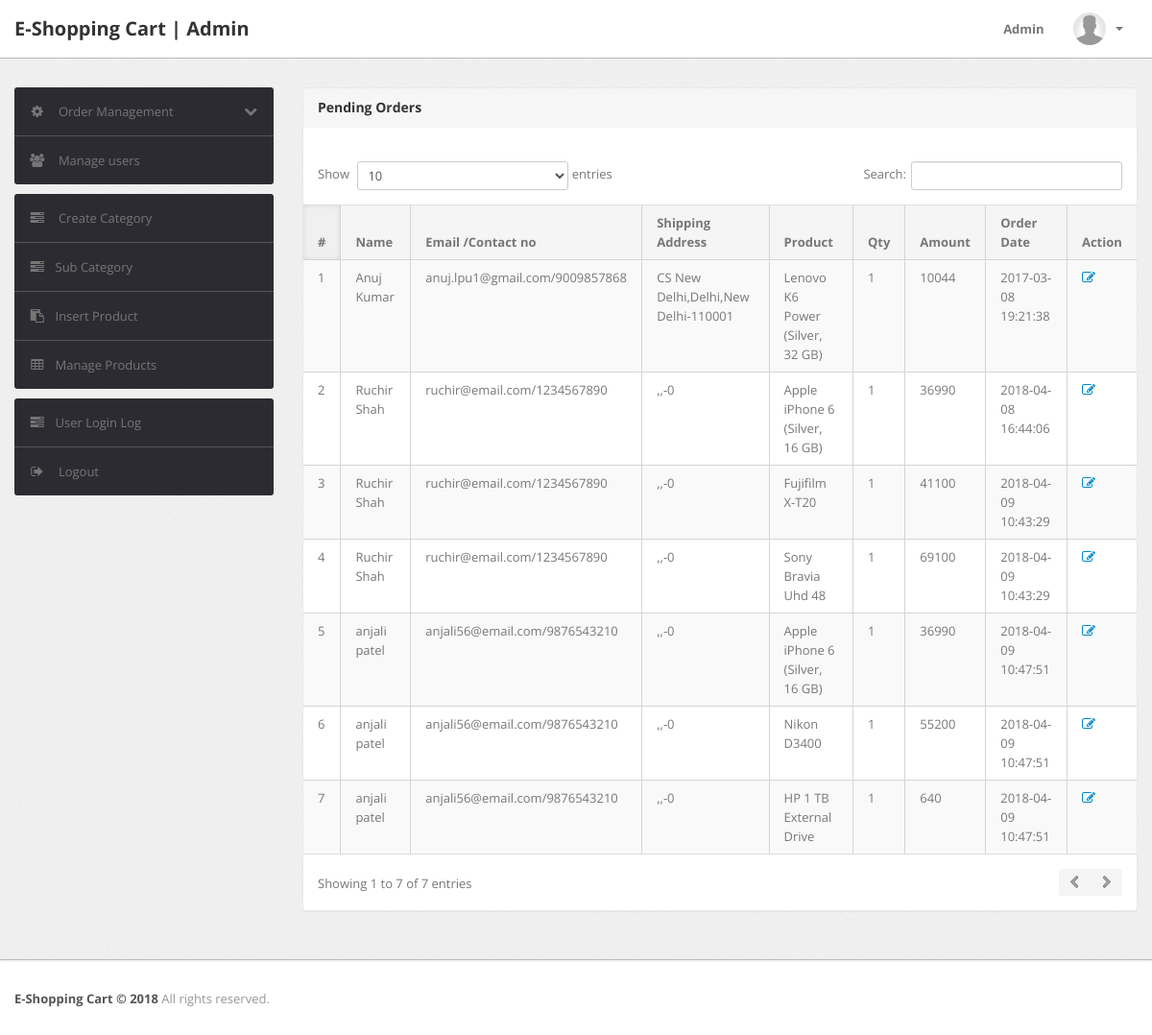
/admin/pending-orders.php (signed in), run on the app's committed database.
### tables this page shows
CREATE TABLE IF NOT EXISTS `orders` (
  `id` int(11) NOT NULL AUTO_INCREMENT,
  `userId` int(11) NOT NULL,
  `productId` varchar(255) NOT NULL,
  `quantity` int(11) NOT NULL,
  `orderDate` timestamp NOT NULL DEFAULT CURRENT_TIMESTAMP,
  `paymentMethod` varchar(50) DEFAULT NULL,
  `orderStatus` varchar(55) DEFAULT NULL,
  PRIMARY KEY (`id`)
);

CREATE TABLE IF NOT EXISTS `users` (
  `id` int(11) NOT NULL AUTO_INCREMENT,
  `name` varchar(255) NOT NULL,
  `email` varchar(255) NOT NULL,
  `contactno` bigint(11) NOT NULL,
  `password` varchar(255) NOT NULL,
  `shippingAddress` longtext NOT NULL,
  `shippingState` varchar(255) NOT NULL,
  `shippingCity` varchar(255) NOT NULL,
  `shippingPincode` int(11) NOT NULL,
  `regDate` timestamp NOT NULL DEFAULT CURRENT_TIMESTAMP,
  `updationDate` varchar(255) NOT NULL,
  PRIMARY KEY (`id`)
);

CREATE TABLE IF NOT EXISTS `products` (
  `id` int(11) NOT NULL AUTO_INCREMENT,
  `category` int(11) NOT NULL,
  `subCategory` int(11) NOT NULL,
  `productName` varchar(255) NOT NULL,
  `productCompany` varchar(255) NOT NULL,
  `productPrice` int(11) NOT NULL,
  `productPriceBeforeDiscount` int(11) NOT NULL,
  `productDescription` longtext NOT NULL,
  `productImage1` varchar(255) NOT NULL,
  `productImage2` varchar(255) NOT NULL,
  `productImage3` varchar(255) NOT NULL,
  `shippingCharge` int(11) NOT NULL,
  `productAvailability` varchar(255) NOT NULL,
  `postingDate` timestamp NOT NULL DEFAULT CURRENT_TIMESTAMP,
  `updationDate` varchar(255) NOT NULL,
  PRIMARY KEY (`id`)
);

### admin/pending-orders.php (the view, shortened to what this page needs)
<?php
if(strlen($_SESSION['alogin'])==0)
	{
header('location:index.php');
}
else{
?>
<!DOCTYPE html>
<html lang="en">
<head>
	<link type="text/css" href="bootstrap/css/bootstrap.min.css" rel="stylesheet">
	<link type="text/css" href="bootstrap/css/bootstrap-responsive.min.css" rel="stylesheet">
	<link type="text/css" href="css/theme.css" rel="stylesheet">
	<link type="text/css" href="images/icons/css/font-awesome.css" rel="stylesheet">
</head>
<body>
<?php include('include/header.php');?>
	<div class="wrapper">
		<div class="container">
			<div class="row">
<?php include('include/sidebar.php');?>
			<div class="span9">
					<div class="content">
	<div class="module">
							<div class="module-head">
								<h3>Pending Orders</h3>
							</div>
							<div class="module-body table">
									<br />
								<table cellpadding="0" cellspacing="0" border="0" class="datatable-1 table table-bordered table-striped	 display" >
									<thead>
										<tr>
											<th>#</th>
											<th> Name</th>
											<th width="50">Email /Contact no</th>
											<th>Shipping Address</th>
											<th>Product </th>
											<th>Qty </th>
											<th>Amount </th>
											<th>Order Date</th>
											<th>Action</th>
										</tr>
									</thead>
<tbody>
<?php
$status='Delivered';
$query=mysql_query("select users.name as username,users.email as useremail,users.contactno as usercontact,users.shippingAddress as shippingaddress,users.shippingCity as shippingcity,users.shippingState as shippingstate,users.shippingPincode as shippingpincode,products.productName as productname,products.shippingCharge as shippingcharge,orders.quantity as quantity,orders.orderDate as orderdate,products.productPrice as productprice,orders.id as id  from orders join users on  orders.userId=users.id join products on products.id=orders.productId where orders.	orderStatus!='$status' or orders.orderStatus is null");
$cnt=1;
while($row=mysql_fetch_array($query))
{
?>
										<tr>
											<td><?php echo htmlentities($cnt);?></td>
											<td><?php echo htmlentities($row['username']);?></td>
											<td><?php echo htmlentities($row['useremail']);?>/<?php echo htmlentities($row['usercontact']);?></td>
											<td><?php echo htmlentities($row['shippingaddress'].",".$row['shippingcity'].",".$row['shippingstate']."-".$row['shippingpincode']);?></td>
											<td><?php echo htmlentities($row['productname']);?></td>
											<td><?php echo htmlentities($row['quantity']);?></td>
											<td><?php echo htmlentities($row['quantity']*$row['productprice']+$row['shippingcharge']);?></td>
											<td><?php echo htmlentities($row['orderdate']);?></td>
											<td>   <a href="javascript:void(0);" onClick="popUpWindow('http://localhost/shopping/admin/updateorder.php?oid=<?php echo htmlentities($row['id']);?>');" title="Update order"><i class="icon-edit"></i></a>
											</td>
											</tr>
										<?php $cnt=$cnt+1; } ?>
										</tbody>
								</table>
							</div>
						</div>
					</div>
				</div>
			</div>
		</div>
	</div>
<?php include('include/footer.php');?>
</body>
<?php } ?>

### data on the page
orders: userId.name "Anuj Kumar", userId.email "anuj.lpu1@gmail.com", userId.contactno "9009857868", userId.shippingPincode "CS New Delhi,Delhi,New Delhi-110001", productId.productName "Lenovo K6 Power (Silver, 32 GB)", quantity "1", $row['quantity']*$row['productprice']+$row['shippingcharge'] "10044", orderDate "2017-03-08 19:21:38"
orders: userId.name "Ruchir Shah", userId.email "ruchir@email.com", userId.contactno "1234567890", userId.shippingPincode ",,-0", productId.productName "Apple iPhone 6 (Silver, 16 GB)", quantity "1", $row['quantity']*$row['productprice']+$row['shippingcharge'] "36990", orderDate "2018-04-08 16:44:06"
orders: userId.name "Ruchir Shah", userId.email "ruchir@email.com", userId.contactno "1234567890", userId.shippingPincode ",,-0", productId.productName "Fujifilm X-T20", quantity "1", $row['quantity']*$row['productprice']+$row['shippingcharge'] "41100", orderDate "2018-04-09 10:43:29"
orders: userId.name "Ruchir Shah", userId.email "ruchir@email.com", userId.contactno "1234567890", userId.shippingPincode ",,-0", productId.productName "Sony Bravia Uhd 48", quantity "1", $row['quantity']*$row['productprice']+$row['shippingcharge'] "69100", orderDate "2018-04-09 10:43:29"
orders: userId.name "anjali patel", userId.email "anjali56@email.com", userId.contactno "9876543210", userId.shippingPincode ",,-0", productId.productName "Apple iPhone 6 (Silver, 16 GB)", quantity "1", $row['quantity']*$row['productprice']+$row['shippingcharge'] "36990", orderDate "2018-04-09 10:47:51"
orders: userId.name "anjali patel", userId.email "anjali56@email.com", userId.contactno "9876543210", userId.shippingPincode ",,-0", productId.productName "Nikon D3400", quantity "1", $row['quantity']*$row['productprice']+$row['shippingcharge'] "55200", orderDate "2018-04-09 10:47:51"
orders: userId.name "anjali patel", userId.email "anjali56@email.com", userId.contactno "9876543210", userId.shippingPincode ",,-0", productId.productName "HP 1 TB External Drive", quantity "1", $row['quantity']*$row['productprice']+$row['shippingcharge'] "640", orderDate "2018-04-09 10:47:51"
